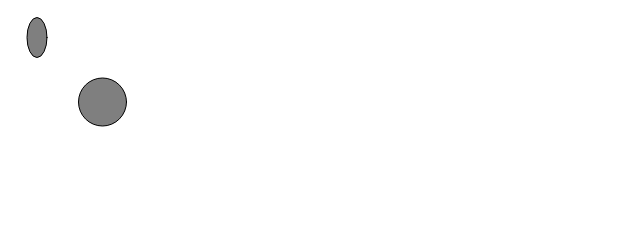
Frame 1 (no input)
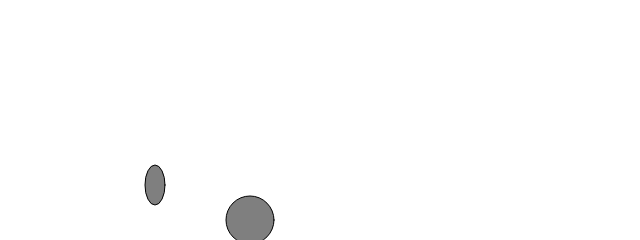
Frame 60 (no input)
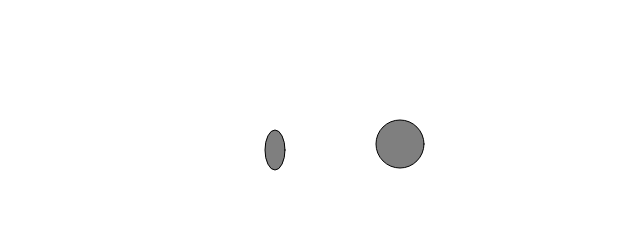
Frame 120 (the mouse pressed at the canvas centre since frame 60)

The p5.js sketch that drew these frames (run headless with seeded random() and noise() and a simulated clock; from frame 60 on, the mouse is pressed at the canvas centre):

// p5.js sketch
// ── sketch.js
let position_c;
let velocity_c;
let position_e;
let velocity_e;

function setup() {
  createCanvas(640, 240);
  position_c = createVector(100,100);
  velocity_c = createVector(2.5, 2);
  position_e = createVector(35, 35);
  velocity_e = createVector(2.0, 2.5);
}

function draw() {
  background(255);

  position_c.add(velocity_c);
  position_e.add(velocity_e);
  if(position_c.x > width || position_c.x < 0){
    velocity_c.x = velocity_c.x * -1;
  }
  if(position_c.y > height || position_c.y < 0){
    velocity_c.y = velocity_c.y * -1;
  }
  if(position_e.x > width || position_e.x < 0){
    velocity_e.x = velocity_e.x * -1;
  }
  if(position_e.y > height || position_e.y < 0){
    velocity_e.y = velocity_e.y * -1;
  }

  stroke(0);
  fill(127);
  circle(position_c.x, position_c.y, 48);
  ellipse(position_e.x, position_e.y, 20, 40);
}
